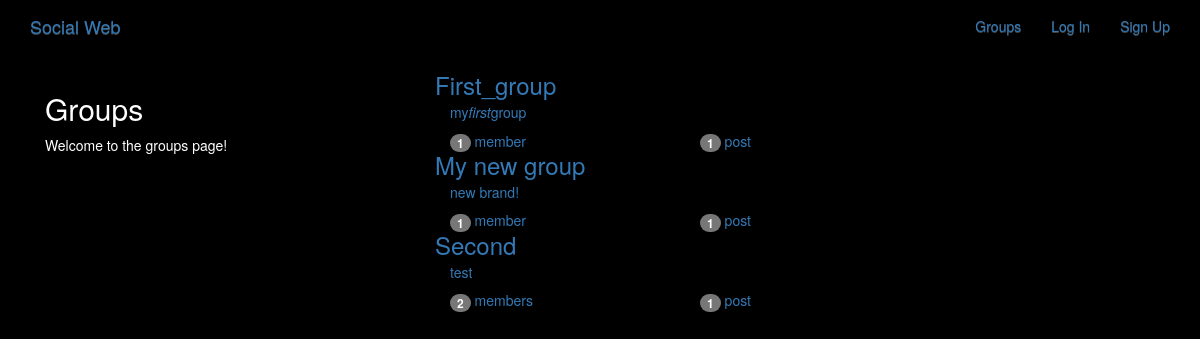
The app's page /groups/ with its own data.
### groups/models.py (models this page shows, shortened)
class Group(models.Model):
    name = models.CharField(max_length=250, unique=True)
    slug = models.SlugField(allow_unicode=True, unique=True)
    description = models.TextField(blank=True, default='')
    description_html = models.TextField(editable=False, default='', blank=True)
    members = models.ManyToManyField(User, through='GroupMember')
    class Meta:
       ordering = ['name']

### groups/views.py (the view)
class ListGroups(generic.ListView):
    model = Group

### groups/templates/groups/group_list.html (shortened to what this page needs)
{% extends "groups/group_base.html" %}
{% block pregroup %}
<div class="col-md-4">
    <div class="content">
        <h2>Groups</h2>
        <p>Welcome to the groups page!</p>
    </div>
</div>
{% endblock %}
{% block group_content %}
<div class="col-md-8">
    <div class="list_group">
        {% for group in object_list %}
        <a href="{% url 'groups:single' slug=group.slug %}">
            <h3 class="title list-group-item-heading">{{group.name}}</h3>
            <div class="list-group-item-text container-fluid">
                {{ group.description_html|safe }}
                <div class="row">
                    <div class="col-md-4">
                        <span class="badge">{{group.members.count}}</span>
                        member{{group.members.count|pluralize}}
                    </div>
                    <div class="col-md-4">
                        <span class="badge">{{group.posts.count}}</span>
                        post{{group.posts.count|pluralize}}
                    </div>
                </div>
            </div>
        </a>
        {% endfor %}
    </div>
</div>
{% endblock %}

### static/simplesocial/css/master.css (style rules this page uses)
body { margin: 0; overflow: hidden; background-color: black; color:white; }

### records on screen
Group: name "First_group", description_html "my first group", members.count "1", posts.count "1"
Group: name "My new group", description_html "new brand!", members.count "1", posts.count "1"
Group: name "Second", description_html "test", members.count "2", posts.count "1"
